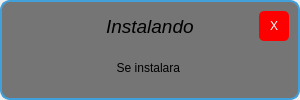
<?xml version="1.0" encoding="UTF-8"?>
<ui version="4.0">
 <class>MainWindow</class>
 <widget class="QMainWindow" name="MainWindow">
  <property name="geometry">
   <rect>
    <x>0</x>
    <y>0</y>
    <width>300</width>
    <height>100</height>
   </rect>
  </property>
  <property name="minimumSize">
   <size>
    <width>300</width>
    <height>0</height>
   </size>
  </property>
  <property name="maximumSize">
   <size>
    <width>300</width>
    <height>16777215</height>
   </size>
  </property>
  <property name="windowTitle">
   <string>MainWindow</string>
  </property>
  <widget class="QWidget" name="centralwidget">
   <layout class="QGridLayout" name="gridLayout">
    <property name="leftMargin">
     <number>0</number>
    </property>
    <property name="topMargin">
     <number>0</number>
    </property>
    <property name="rightMargin">
     <number>0</number>
    </property>
    <property name="bottomMargin">
     <number>0</number>
    </property>
    <property name="spacing">
     <number>0</number>
    </property>
    <item row="0" column="0">
     <widget class="QFrame" name="frame">
      <property name="styleSheet">
       <string notr="true">#frame{
	background-color: rgba(16, 16, 16, 140);
	border-radius: 10px;
	border: 2px solid rgb(65, 159, 217);
}</string>
      </property>
      <property name="frameShape">
       <enum>QFrame::StyledPanel</enum>
      </property>
      <property name="frameShadow">
       <enum>QFrame::Raised</enum>
      </property>
      <layout class="QGridLayout" name="gridLayout_2">
       <item row="0" column="2">
        <widget class="QLabel" name="lbl_status">
         <property name="font">
          <font>
           <pointsize>14</pointsize>
           <weight>50</weight>
           <italic>true</italic>
           <bold>false</bold>
          </font>
         </property>
         <property name="text">
          <string>Instalando</string>
         </property>
        </widget>
       </item>
       <item row="1" column="0" colspan="5">
        <widget class="QLabel" name="lbl_text">
         <property name="styleSheet">
          <string notr="true">font: italic 12pt &quot;Noto Sans&quot;;</string>
         </property>
         <property name="text">
          <string>Se instalara &lt;nombre-aplicacion&gt;</string>
         </property>
         <property name="alignment">
          <set>Qt::AlignCenter</set>
         </property>
         <property name="wordWrap">
          <bool>true</bool>
         </property>
        </widget>
       </item>
       <item row="0" column="1">
        <spacer name="horizontalSpacer">
         <property name="orientation">
          <enum>Qt::Horizontal</enum>
         </property>
         <property name="sizeHint" stdset="0">
          <size>
           <width>40</width>
           <height>20</height>
          </size>
         </property>
        </spacer>
       </item>
       <item row="0" column="0">
        <widget class="QLabel" name="lbl_icono">
         <property name="minimumSize">
          <size>
           <width>30</width>
           <height>30</height>
          </size>
         </property>
         <property name="maximumSize">
          <size>
           <width>30</width>
           <height>30</height>
          </size>
         </property>
         <property name="text">
          <string/>
         </property>
         <property name="pixmap">
          <pixmap>../resources/information-button.svg</pixmap>
         </property>
         <property name="scaledContents">
          <bool>true</bool>
         </property>
        </widget>
       </item>
       <item row="0" column="3">
        <spacer name="horizontalSpacer_2">
         <property name="orientation">
          <enum>Qt::Horizontal</enum>
         </property>
         <property name="sizeHint" stdset="0">
          <size>
           <width>40</width>
           <height>20</height>
          </size>
         </property>
        </spacer>
       </item>
       <item row="0" column="4">
        <widget class="QPushButton" name="btn_close">
         <property name="minimumSize">
          <size>
           <width>30</width>
           <height>30</height>
          </size>
         </property>
         <property name="maximumSize">
          <size>
           <width>30</width>
           <height>30</height>
          </size>
         </property>
         <property name="styleSheet">
          <string notr="true">#btn_close{
	background-color: red;
	color: white;
	border-radius: 5px;
}
#btn_close:hover{
	background-color: rgba(255, 0, 0, 180);
	color: black;
	border-radius: 5px;
}</string>
         </property>
         <property name="text">
          <string>X</string>
         </property>
        </widget>
       </item>
      </layout>
     </widget>
    </item>
   </layout>
  </widget>
 </widget>
 <resources/>
 <connections/>
</ui>
